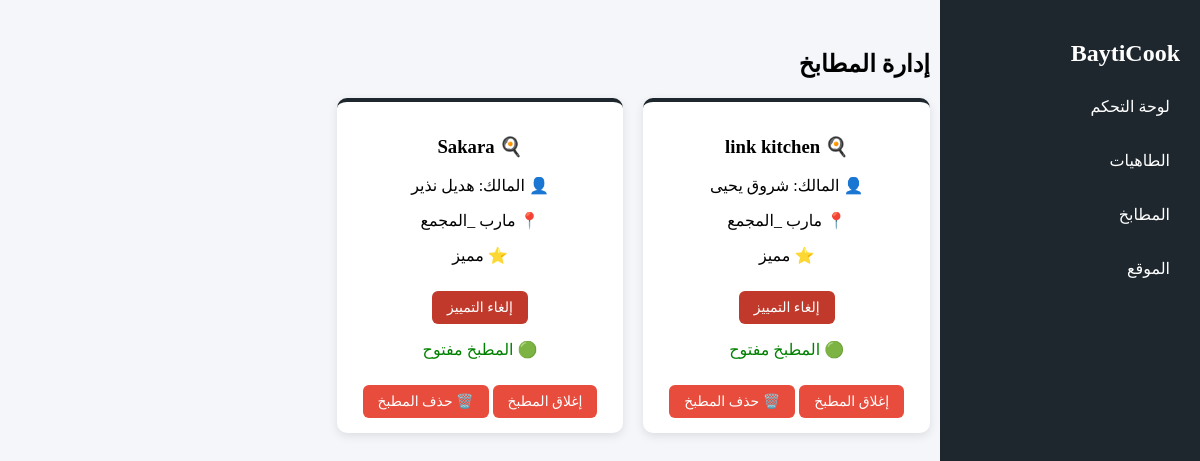
The app's page /admin/kitchens with its own data.
### app/models/kitchen_model.py (models this page shows, shortened)
class Kitchen(db.Model):
    __tablename__ = "kitchens"
    id = db.Column(db.Integer, primary_key=True, autoincrement=True)
    user_id = db.Column(db.Integer, db.ForeignKey("users.id"))
    kitchen_name = db.Column(db.String(150), nullable=False)
    kitchen_logo = db.Column(db.String(255))   # صورة شعار المطبخ
    bank_account_name = db.Column(db.String(150))
    bank_account_number = db.Column(db.String(100))
    chef_name = db.Column(db.String(150))   # اسم الطاهية
    chef_phone = db.Column(db.String(50))   # رقم الطاهية
    status = db.Column(db.String(20), default="pending")
    created_at = db.Column(db.TIMESTAMP, server_default=db.func.current_timestamp())
    featured = db.Column(db.Integer, default=0)  # 0 = عادي، 1 = مميز
    is_open = db.Column(db.Integer, default=1)   # 1 = مفتوح، 0 = مغلق
    location = db.Column(db.String(150))
    address = db.Column(db.String(255))  # أدق من location
    description = db.Column(db.Text)
    meals = db.relationship("Meal", back_populates="kitchen", cascade="all, delete-orphan")

### app/models/user_model.py (models this page shows, shortened)
class User(db.Model):
    __tablename__ = "users"
    id = db.Column(db.Integer, primary_key=True, autoincrement=True)
    name = db.Column(db.String(100), nullable=False)
    email = db.Column(db.String(120), unique=True, nullable=True)
    phone = db.Column(db.String(20), unique=True, nullable=False)
    password_hash = db.Column(db.String(200), nullable=False)
    role = db.Column(db.String(20), nullable=False, default="customer")
    status = db.Column(db.String(20), default="pending")
    created_at = db.Column(db.DateTime, default=datetime.utcnow)
    kitchen = db.relationship("Kitchen", backref="user", uselist=False)
    orders = db.relationship(
        "Order",
        back_populates="user",
        foreign_keys="Order.user_id",
        cascade="all, delete-orphan"
    )
    customer_orders = db.relationship(
        "Order",
        back_populates="customer",
        foreign_keys="Order.customer_id"
    )

### app/routes/admin_routes.py (the view)
@admin.route("/admin/kitchens")
def kitchens():
    kitchens = Kitchen.query.all()
    return render_template("admin/kitchens.html", kitchens=kitchens)

### app/templates/admin/kitchens.html (shortened to what this page needs)
<!DOCTYPE html>
<html lang="ar" dir="rtl">
<head>
</head>
<body>
<div class="sidebar">
  <h2>BaytiCook</h2>
  <a href="/admin">لوحة التحكم</a>
  <a href="/admin/chefs">الطاهيات</a>
  <a href="/admin/kitchens">المطابخ</a>
  <a href="/">الموقع</a>
</div>
<div class="content">
  <h2>إدارة المطابخ</h2>
  <div class="grid">
    {% for kitchen in kitchens %}
    <div class="card">
      <h3>🍳 {{ kitchen.kitchen_name }}</h3>
      <p>👤 المالك: {{ kitchen.user.name }}</p>
      <p>📍 {{ kitchen.location }}</p>
      {% if kitchen.featured %}
        <p>⭐ مميز</p>
        <a class="btn unfeature" href="{{ url_for('admin.toggle_feature', kitchen_id=kitchen.id) }}">إلغاء التمييز</a>
      {% else %}
        <a class="btn feature" href="{{ url_for('admin.toggle_feature', kitchen_id=kitchen.id) }}">تمييز ⭐</a>
      {% endif %}
      <br>
      {% if kitchen.is_open %}
        <p style="color:green;">🟢 المطبخ مفتوح</p>
        <a class="btn close" href="{{ url_for('admin.toggle_kitchen', kitchen_id=kitchen.id) }}">إغلاق المطبخ</a>
      {% else %}
        <p style="color:red;">🔴 المطبخ مغلق</p>
        <a class="btn open" href="{{ url_for('admin.toggle_kitchen', kitchen_id=kitchen.id) }}">فتح المطبخ</a>
      {% endif %}
      <a class="btn delete" href="{{ url_for('admin.delete_kitchen', kitchen_id=kitchen.id) }}"
         onclick="return confirm('هل أنت متأكد من حذف هذا المطبخ؟');">
         🗑️ حذف المطبخ
      </a>
    </div>
    {% endfor %}
  </div>
</div>
</body>
</html>

### app/templates/admin/kitchens.html (style rules this page uses)
body { margin:0; font-family:Tahoma; background:#f5f6fa; direction:rtl; display:flex; }
.sidebar { width:220px; background:#1e272e; color:white; height:100vh; padding:20px; position:fixed; right:0; top:0; }
.sidebar a { display:block; color:white; text-decoration:none; margin:15px 0; padding:10px; border-radius:6px; }
.content { margin-right:240px; padding:30px; width:100%; }
.grid { display:grid; grid-template-columns:repeat(auto-fill,minmax(250px,1fr)); gap:20px; }
.card { background:white; padding:15px; border-radius:10px; box-shadow:0 3px 10px rgba(0,0,0,0.1); text-align:center; border-top: 4px solid #1e272e; }
.btn { display:inline-block; margin-top:10px; padding:8px 15px; border-radius:6px; color:white; text-decoration:none; font-size: 14px; cursor: pointer; border: none; }
.close { background:#e74c3c; }
.unfeature { background:#c0392b; }
.delete { background:#e74c3c; }

### records on screen
Kitchen: kitchen_name "link kitchen", user.name "شروق يحيى", location "مارب _المجمع"
Kitchen: kitchen_name "Sakara", user.name "هديل نذير", location "مارب _المجمع"
